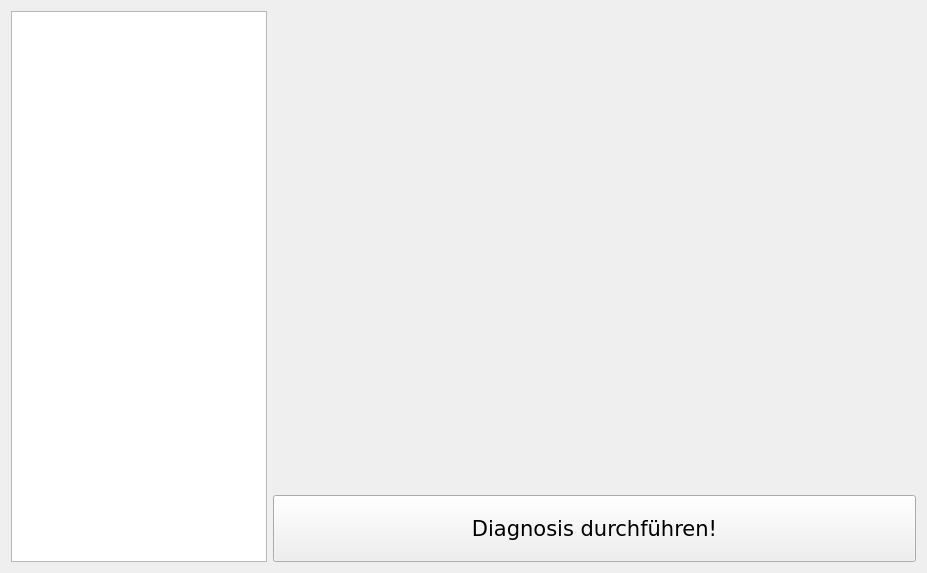
<?xml version="1.0" encoding="UTF-8"?>
<ui version="4.0">
 <class>SingleLoad</class>
 <widget class="QWidget" name="SingleLoad">
  <property name="geometry">
   <rect>
    <x>0</x>
    <y>0</y>
    <width>927</width>
    <height>573</height>
   </rect>
  </property>
  <property name="windowTitle">
   <string>Messung laden</string>
  </property>
  <property name="windowIcon">
   <iconset resource="resources.qrc">
    <normaloff>:/single_load/res/single_load/icon.png</normaloff>:/single_load/res/single_load/icon.png</iconset>
  </property>
  <layout class="QHBoxLayout" name="horizontalLayout_2">
   <item>
    <layout class="QVBoxLayout" name="layout_left">
     <item>
      <widget class="QTreeView" name="dicom_data_tree">
       <property name="sizePolicy">
        <sizepolicy hsizetype="Preferred" vsizetype="Preferred">
         <horstretch>0</horstretch>
         <verstretch>0</verstretch>
        </sizepolicy>
       </property>
      </widget>
     </item>
    </layout>
   </item>
   <item>
    <layout class="QVBoxLayout" name="layout_right">
     <item>
      <widget class="QmitkStdMultiWidget" name="mitkView" native="true">
       <property name="sizePolicy">
        <sizepolicy hsizetype="Expanding" vsizetype="Expanding">
         <horstretch>0</horstretch>
         <verstretch>0</verstretch>
        </sizepolicy>
       </property>
      </widget>
     </item>
     <item>
      <widget class="QPushButton" name="btn_start">
       <property name="font">
        <font>
         <family>Verdana</family>
         <pointsize>16</pointsize>
        </font>
       </property>
       <property name="styleSheet">
        <string notr="true">padding: 20px;</string>
       </property>
       <property name="text">
        <string>Diagnosis durchführen!</string>
       </property>
      </widget>
     </item>
    </layout>
   </item>
  </layout>
 </widget>
 <customwidgets>
  <customwidget>
   <class>QmitkStdMultiWidget</class>
   <extends>QWidget</extends>
   <header>QmitkStdMultiWidget.h</header>
   <container>1</container>
  </customwidget>
 </customwidgets>
 <resources>
  <include location="resources.qrc"/>
 </resources>
 <connections/>
</ui>
